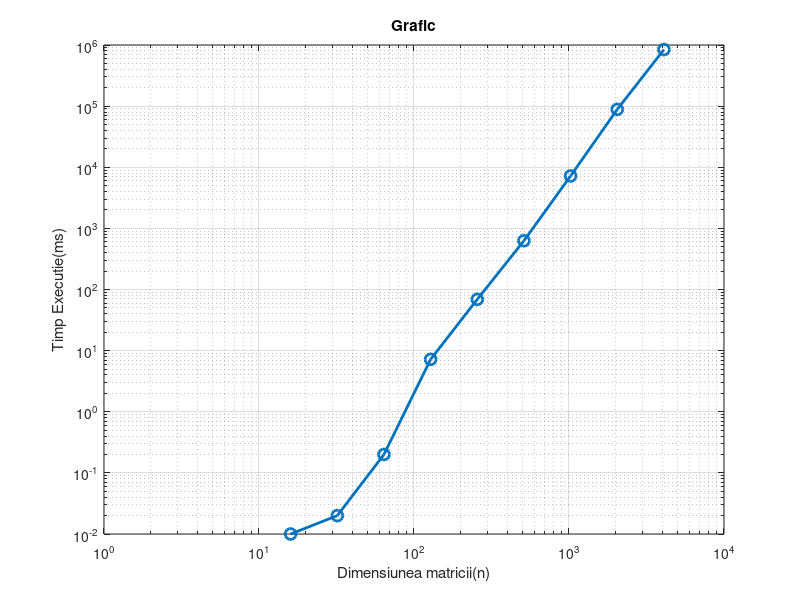

Recreate this plot in MATLAB. (Note: this script raises an error after producing the figure.)
test_indices = 0:9;

execution_times = [0, 0.01, 0.02, 0.2, 7.2, 69, 628, 7211, 88466.6, 841557];

%8, 16, 32, ...
matrix_dimensions = 2.^(test_indices + 3);

figure;
loglog(matrix_dimensions, execution_times, '-o', 'LineWidth', 2, 'MarkerSize', 8);

grid on;
xlabel('Dimensiunea matricii(n)');
ylabel('Timp Executie(ms)');
title('Grafic');

% afisam valorile lui n pe grafic
set(gca, 'XTick', matrix_dimensions, 'XTickLabel', string(matrix_dimensions));
set(gca, 'YTick', execution_times, 'YTickLabel', string(execution_times));